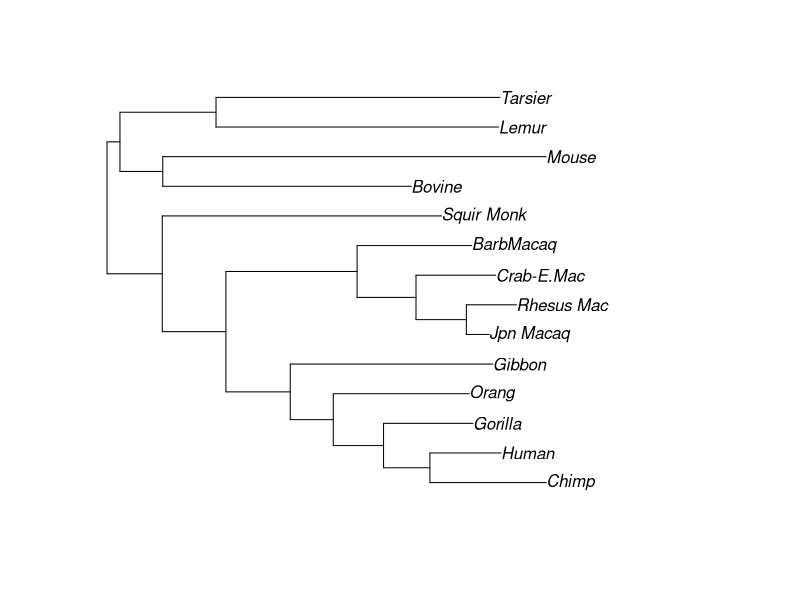
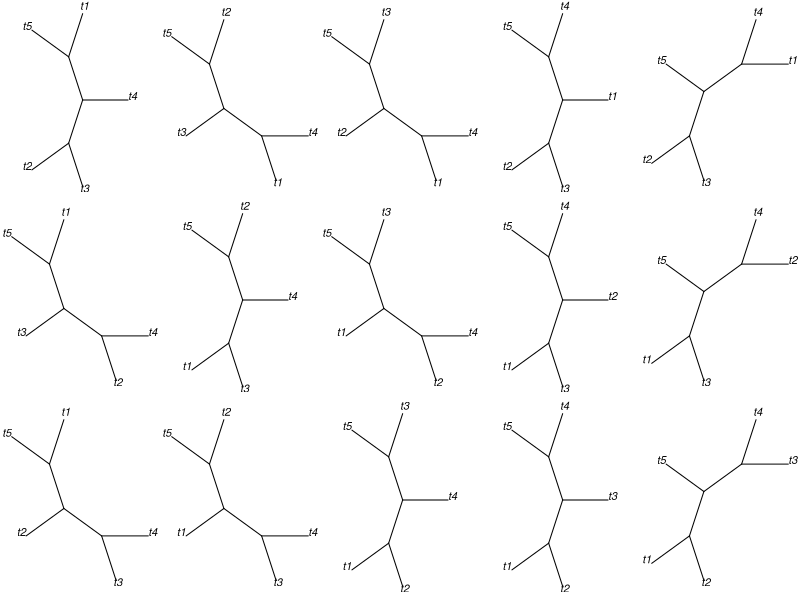

Here is the R script that generated these plots, in order:
## ---- chunk 1
# set global chunk options: images will be bigger
knitr::opts_chunk$set(fig.width=8, fig.height=6)
options(digits = 4)
## ---- chunk 2
library(ape)
library(phangorn)
fdir <- system.file("extdata/trees", package = "phangorn")
primates <- read.phyDat(file.path(fdir, "primates.dna"),
                        format = "interleaved")
## ---- chunk 3
dm <- dist.ml(primates)
treeNJ  <- NJ(dm)
## ---- chunk 4
fit <- pml(treeNJ, data=primates)
fit
## ---- chunk 5
methods(class="pml")
## ---- chunk 6
fitJC  <- optim.pml(fit, rearrangement="NNI")
logLik(fitJC)
## ---- chunk 7
fitF81 <- update(fitJC, k=4, inv=0.2, bf=baseFreq(primates))
fitF81
## ---- chunk 8
fitGTR <- optim.pml(fitF81, model="GTR", optInv=TRUE, optGamma=TRUE,
    rearrangement = "NNI", control = pml.control(trace = 0))
fitGTR
## ---- chunk 9
fitGTR <- optim.pml(fitGTR, model="GTR", optInv=TRUE, optGamma=TRUE,
    rearrangement = "stochastic", control = pml.control(trace = 0))
fitGTR
## ---- chunk 10
anova(fitJC, fitGTR)
## ---- chunk 11
SH.test(fitGTR, fitJC)
## ---- chunk 12
AIC(fitJC)
AIC(fitGTR)
AICc(fitGTR)
BIC(fitGTR)
## ---- chunk 13
bs <- bootstrap.pml(fitJC, bs=100, optNni=TRUE,
    control = pml.control(trace = 0))
## ---- chunk 14
plotBS(midpoint(fitJC$tree), bs, p = 50, type="p")
## ---- chunk 15
trees <- allTrees(5)
par(mfrow=c(3,5), mar=rep(0,4))
for(i in 1:15)plot(trees[[i]], cex=1, type="u")
## ---- chunk 16
nni(trees[[1]])
## ---- chunk 17
sessionInfo()
